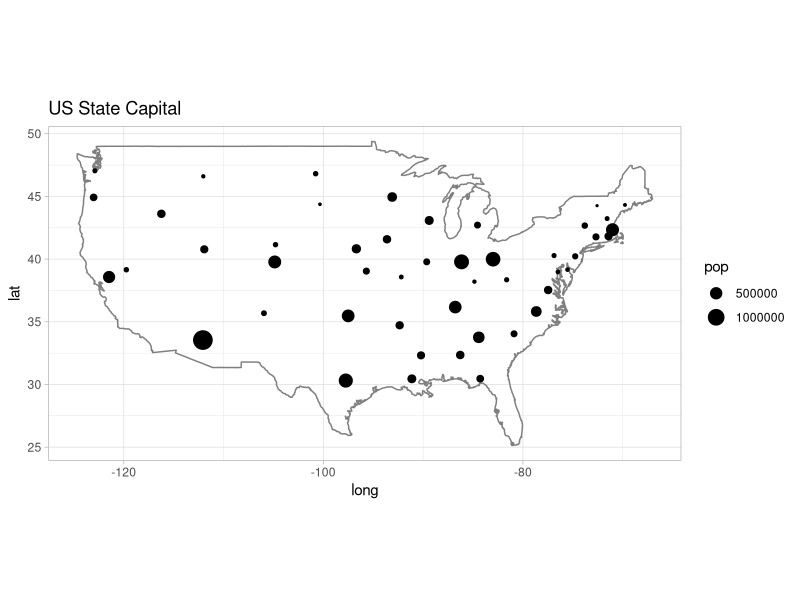
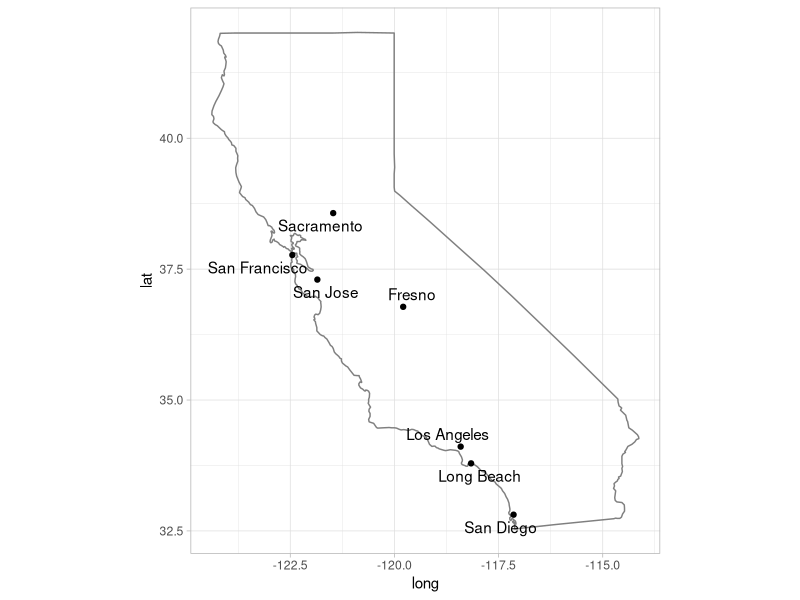
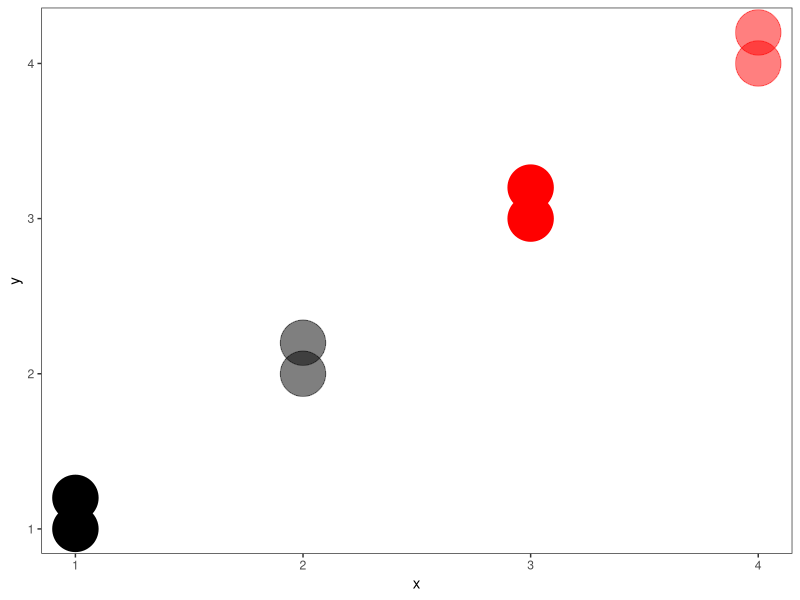

The R source for these figures, in order: (Note: this script raises an error after producing the figures.)
## ---- chunk 1
knitr::opts_chunk$set(echo = TRUE)
## ---- chunk 2
library(tidyverse)
library(ggrepel)
library(maps)
theme_set(theme_light())
options(scipen = 999)
## ---- chunk 3
data("us.cities", package = "maps")
glimpse(us.cities)
## ---- chunk 4
usa_map <- map_data("usa")
data("usa", package = "maps")
capitals <- us.cities %>% filter(capital == 2, 
                                 !country.etc %in% c("HI", "AK"))

ggplot() + 
  geom_map(map = usa_map) +
  borders(database = "usa") +
  geom_point(data = capitals, aes(long, lat, size = pop)) + 
  scale_size_area() +
  coord_quickmap() +
  labs(title = "US State Capital")
## ---- chunk 5
ca_cities <- filter(us.cities, country.etc == "CA") %>% 
  arrange(desc(pop)) %>% 
  slice(1:7) %>% 
  mutate(name = str_replace_all(name, "CA", ""))

ggplot() + 
  geom_map(map = usa_map) +
  borders(database = "state", regions = "California") + 
  geom_point(data = ca_cities, aes(long, lat)) + 
  geom_text_repel(data = ca_cities, aes(long, lat, label = name)) + 
  coord_quickmap()
## ---- chunk 6
allcolors <- colors()
head(allcolors)
length(allcolors)

red <- rgb(red = 1, green = 0, blue = 0)
green <- rgb(red = 0, green = 1, blue = 0)
blue <- rgb(red = 0, green = 0, blue = 1)

black <- rgb(red = 0, green = 0, blue = 0)
white <- rgb(red = 1, green = 1, blue = 1)
## ---- chunk 7
ggplot(data = tibble(x = rep(1:4, each = 2), 
       y = x + rep(c(0, 0.2), times = 2), 
       color = rep(c("black", "red"), each = 4), 
       alpha = c(1, 1, .5, .5, 1, 1, .5, .5)),
       aes(x, y, color = color, alpha = alpha)) +
  geom_point(size = 15) + 
  scale_color_identity() + 
  scale_alpha_identity() +
  theme_bw() +
  theme(panel.grid = element_blank())
## ---- chunk 8
data("pres08", package = "qss")
df <- pres08 %>% 
  mutate(state_color = if_else(Obama > McCain, "blue", "red")) %>% 
  mutate(dem = Obama / (Obama + McCain), 
         rep = McCain / (Obama + McCain))

ggplot() + 
  geom_map(map = usa_map) +
  borders(database = "state", regions = "California", fill = "blue") +
  coord_quickmap() +
  theme_void()
  
cal_color <- filter(df, state == "CA") %>% {
    rgb(red = .$rep, green = 0, blue = .$dem)
}

ggplot() +
  borders(database = "state", regions = "California", fill = cal_color) +
  coord_quickmap() +
  theme_void()
## ---- chunk 9
map(database = "state") 
for (i  in 1:nrow(df)) {
    if ( (df$state[i] != "HI") & (df$state[i] != "AK") &
        (df$state[i] != "DC")) {
        map(database = "state", 
            regions = df$state.name[i],
            col = ifelse(df$rep[i] > df$dem[i], "red", "blue"),
            fill = TRUE, 
            add = TRUE)
    }
}
## ---- chunk 10
map(database = "state") 
for (i  in 1:nrow(df)) {
    if ( (df$state[i] != "HI") & (df$state[i] != "AK") &
        (df$state[i] != "DC")) {
        ggplot + borders(database = "state", 
                                    regions = df$state.name[i], 
                                    fill =  ifelse(df$rep[i] > df$dem[i], "red", "blue")) + 
        coord_quickmap() + 
        theme_void()
    }
}
## ---- chunk 11
pres08_states <- map_data("state") %>% 
  left_join(mutate(df, state.name = str_to_lower(state.name)), by = c("region" = "state.name")) %>% 
  filter(!is.na(state_color)) %>% 
  mutate(party = ifelse(dem > rep, "dem", "rep"), 
         color = map2_chr(dem, rep, ~ rgb(blue = .x, red = .y, green = 0)))

ggplot(pres08_states) +
  geom_polygon(aes(long, lat, group = group, fill = party)) +
  coord_quickmap() +
  scale_fill_manual(values = c("dem" = "blue", "rep" = "red")) +
  theme_void()

ggplot(pres08_states) +
  geom_polygon(aes(long, lat, group = group, fill = color)) +
  coord_quickmap() +
  scale_fill_identity() +
  theme_void()

# A different, more clearly distinghishable approach
ggplot(pres08_states) +
  geom_polygon(aes(long, lat, group = group, fill = dem)) +
  coord_quickmap() +
  scale_fill_gradient2(low = "red", high = "blue", midpoint = .5) +
  theme_void()
## ---- chunk 12
data("walmart", package = "qss")

# We don't need to worry about colors since ggplot will handles that; 
ggplot() + 
  borders(database = "state") +
  geom_point(data = mutate(walmart, size = ifelse(type == "DistributionCenter", 2.5, 1)), 
             aes(long, lat, color = type, size = size), 
             alpha = .5) + 
  coord_quickmap() +
  scale_size_identity() +
  guides(color = guide_legend(override.aes = list(alpha = 1))) +
  labs(title = "National Distribution of Walmart") +
  theme_void()
## ---- chunk 13
walmart.map <- function (data, year) {
  walmart_map <- walmart %>% filter(opendate < make_date(year, 1, 1))
  ggplot() + 
    borders(database = "state") +
    geom_point(data = mutate(walmart_map, size = ifelse(type == "DistributionCenter", 2.5, 1)), 
             aes(long, lat, color = type, size = size), 
             alpha = .5) + 
  coord_quickmap() +
  scale_size_identity() +
  theme_void() +
  labs(color = "", 
       title = year)  
}

years <- c(1975, 1985, 1995, 2005)
walk(years, ~ print(walmart.map(walmart, .x)))

## ---- chunk 14
library(gganimate)

ggplot() +
    borders(database = "state") +
    geom_point(aes(x = long, y = lat,
                   colour = type,
                   fill = type),
               data = walmart) +
    coord_quickmap() +
    theme_void() + 
    labs(title = "Year: {frame_time}") +
    transition_time(year(opendate)) 
## ---- chunk 15
data("elections", package = "qss")
elections_joined <- map_data("county") %>% left_join(elections, by = c("subregion" = "county"))

# Begin with MA and AR and visualize the county-level outcome by coloring
# counties based on the two-party vote share. Use the county database in the
# maps package. The regions argument of the map function enables us to specify
# the state and county. The argument accepts a character vector, each entry of
# which has the syntax state, county. Provide a brief comment.
elections_filtered <- 
  elections_joined %>% 
  mutate(rep_share = rep / (rep + dem), 
         dem_share = dem / (rep + dem)) %>% 
  filter(year == 2008)

county_2008 <- function (x) {
  ggplot() +
  borders(database = "county", regions = as.character(x)) +
  geom_polygon(aes(long, lat, group = group, fill = dem_share), 
               data = filter(elections_filtered, region == as.character(x))) +
  scale_fill_gradient2(high = "blue", low = "red", midpoint = .5) +
  coord_quickmap() +
  theme_void() +
  ggtitle(str_to_title(as.character(x)))
}

two_states <- c("massachusetts", "arizona")
walk(two_states, ~ print(county_2008(.x)))

# subsetting all the states
states <- unique(elections_filtered$region)
walk(states, ~ print(county_2008_all(.x)))

# plotting the election results at county level
ggplot() +
  borders(database = "county") +
  geom_polygon(aes(long, lat, group = group, fill = dem_share), 
               data = filter(elections_filtered, region %in% states)) +
  scale_fill_gradient2(high = "blue", low = "red", midpoint = .5) +
  coord_quickmap() +
  theme_void() + 
  labs(title = "2008 county-level election results across the United States")
